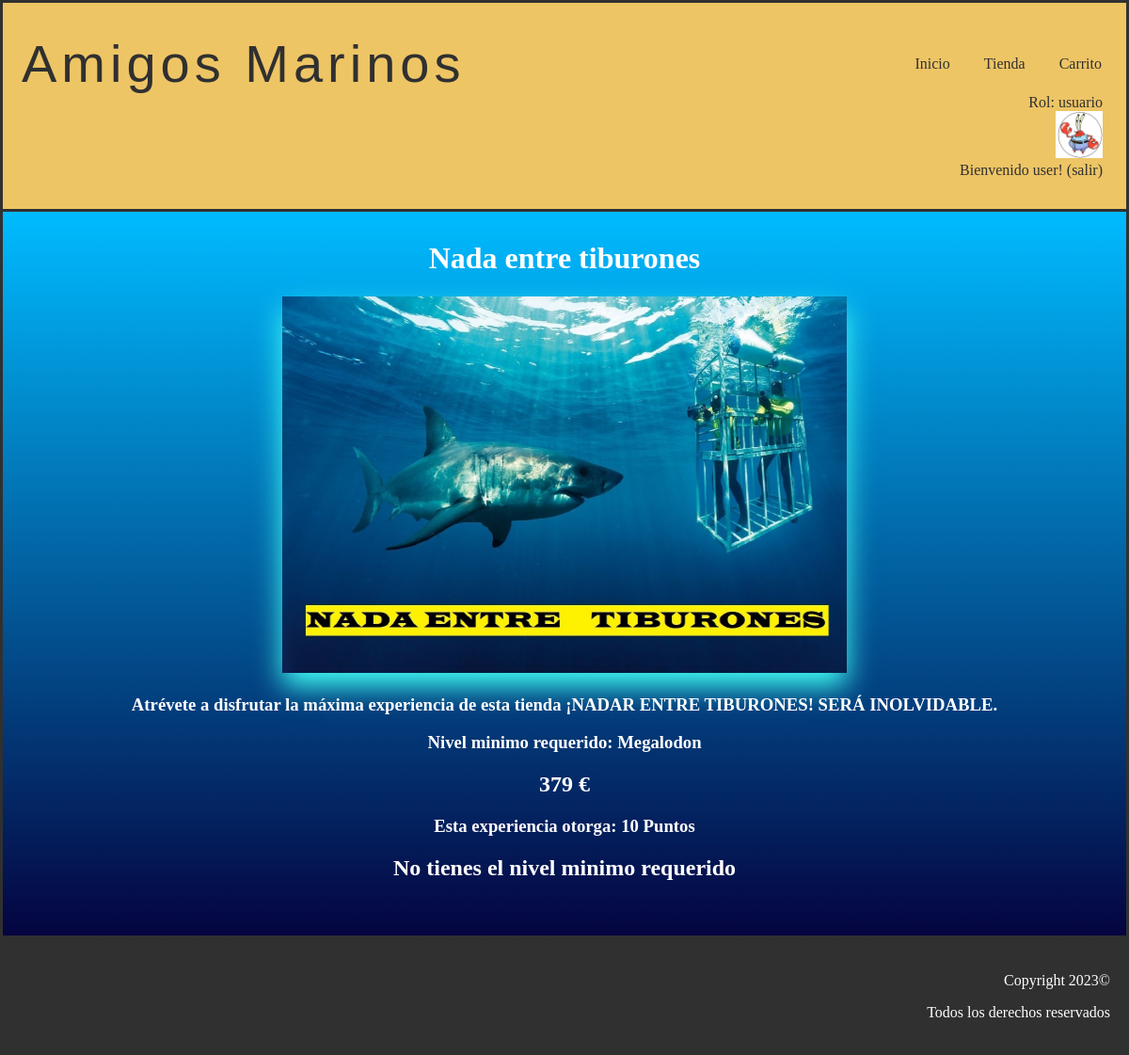
Screenshot of /vistaExperiencia.php?id=4 (signed in) with the database file from the repository.
### tables this page shows
CREATE TABLE IF NOT EXISTS `rol` (
  `numero` int(11) NOT NULL,
  `nombre` varchar(25) NOT NULL
);

CREATE TABLE IF NOT EXISTS `experiencias` (
  `nombre` varchar(25) NOT NULL,
  `id` int(11) NOT NULL,
  `descripcion` text NOT NULL,
  `precio` float NOT NULL,
  `nivelminimo` int(11) NOT NULL,
  `puntos` int(11) NOT NULL,
  `imagen` varchar(50) NOT NULL
);

CREATE TABLE IF NOT EXISTS `nivel` (
  `numero` int(11) NOT NULL,
  `nombre` varchar(25) NOT NULL,
  `minimo` int(11) NOT NULL,
  `maximo` int(11) NOT NULL
);

### includes/Usuario.php (called while the page is built, shortened)
<?php
class Usuario{
    public static function getNombreRol($rol)
    {
        $conn = Aplicacion::getInstance()->getConexionBd();
        $query = sprintf("SELECT nombre FROM rol U WHERE U.numero='%d'", $rol);
        $rs = $conn->query($query);
        $fila=$rs->fetch_assoc();
        return $fila['nombre'];
    }
}
?>

### includes/level.php (called while the page is built, shortened)
<?php
class level{
    public static function getLevel($puntos){
        $conn = Aplicacion::getInstance()->getConexionBd();
        $query = sprintf("SELECT numero FROM nivel U WHERE $puntos<=U.maximo AND $puntos>=U.minimo");
        $rs = $conn->query($query);
        $fila=$rs->fetch_assoc();
        return $fila['numero'];
    }
    public static function getNombre($numero){
        $conn = Aplicacion::getInstance()->getConexionBd();
        $query = sprintf("SELECT nombre FROM nivel U WHERE U.numero=$numero");
        $rs = $conn->query($query);
        $fila=$rs->fetch_assoc();
        return $fila['nombre'];
    }
}
?>

### includes/experiencias.php (called while the page is built, shortened)
<?php
class Experiencia {
    private $nombre;
    private $descripcion;
    private $precio;
    private $nivelminimo;
    private $puntos;
    private $urlImagen;
    private function __construct($id = null , $descripcion, $precio,$nivelminimo, $urlImagen, $nombre,$puntos)
    {
        $this->descripcion = $descripcion;
        $this->nivelminimo = $nivelminimo;
        $this->nombre = $nombre;
        $this->precio = $precio;
        $this->urlImagen = $urlImagen;
        $this->puntos=$puntos;
    }
    public static function buscaPorId($idExperiencia)
    {
        $result = false;
        $conn = Aplicacion::getInstance()->getConexionBd();
        $query = sprintf("SELECT * FROM experiencias WHERE id='%d'", $idExperiencia);
        $rs = $conn->query($query);
        if ($rs) {
            $fila = $rs->fetch_assoc();
            $experiencia = new Experiencia($fila["id"], $fila["descripcion"], $fila["precio"], $fila["nivelminimo"], $fila["imagen"], $fila["nombre"],$fila['puntos']);
            return $experiencia;
        } else {
            error_log("Error BD ({$conn->errno}): {$conn->error}");
        }
        return $result;
    }
    public function getNombre()
    {
        return $this->nombre;
    }
    public function getPuntos()
    {
        return $this->puntos;
    }
    public function getDescripcion(){
        return $this->descripcion;
    }
    public function getImagen(){
        return $this->urlImagen;
    }
    public function getPrecio(){
        return $this->precio;
    }
    public function getNivelMinimo(){
        return $this->nivelminimo;
    }
}
?>

### vistaExperiencia.php (the view, shortened to what this page needs)
<?php
require_once __DIR__.'/includes/experiencias.php';
require_once __DIR__.'/includes/level.php';
require_once './includes/Usuario.php';
?>
<!DOCTYPE html>
<html>
	<head>
		<link href= "./css/style.css" rel="stylesheet" type="text/css">
	</head>
	<body>
		<?php
			require ('./includes/comun/cabecera.php');
		?>
		<div class="container">
		<?php
			$id = $_GET["id"];
			$experiencia = Experiencia::buscaPorId($id);
			echo "<h1>" . $experiencia->getNombre() . "</h1>";
			echo '<img  src="' . $experiencia->getImagen() . ' " id="imgExperiencia" alt="experiencia" >';
			echo "<h3>". $experiencia->getDescripcion() ."</h3>";
			echo "<h3> Nivel minimo requerido: ". ucfirst(level::getNombre($experiencia->getNivelMinimo()))."</h3>";
			echo "<h2>" . $experiencia->getPrecio() . " € </h2>";
			echo "<h3>Esta experiencia otorga: "  . $experiencia->getPuntos() . " Puntos </h3>";
			if (isset($_SESSION["login"]) && ($_SESSION["login"]===true) && (level::getLevel($_SESSION["puntos"])>=$experiencia->getNivelMinimo())){
				?>
				<form method="post">
				<input type="submit" name="submit" value="Comprar"id="botoncompra">
				</form>
				<?php
			}
			else{
				if (isset($_SESSION["login"]) && ($_SESSION["login"]===true) ){
					echo "<h2>No tienes el nivel minimo requerido</h2>";
				}
				else{
					echo "<h2>Debes iniciar sesion para comprar una experiencia</h2>";
				}
			}
		?>
		<br>
		</div>
		<?php
		require('./includes/comun/pie.php');
		?>
	</body>
</html>

### includes/comun/cabecera.php (shortened to what this page needs)
<?php
require_once './includes/level.php';
require_once './includes/Usuario.php';
function reconocerUsuario() {
  if (isset($_SESSION["login"]) && ($_SESSION["login"]===true)){
    echo'Rol: '.Usuario::getNombreRol($_SESSION['rol']);
    $level=level::getLevel($_SESSION["puntos"]);
    if($level == level::cangrejo){
      echo '<form method="post" action="micuenta.php">
      <input type="image" src="./img/cangrejo.jpg" name="boton" width="50" alt="Botón icono cangrejo"  height="50" />
      </form>';
      echo 'Bienvenido ' . $_SESSION['nombre'] . '! ';
      echo '<a href="logout.php">(salir)</a>';
    }
  } else {
    echo '<form method="post" action="login.php">
    <input type="image" src="./img/usuariodesconocido.jpg" name="boton" width="50" alt="Botón para ir a login"  height="50" />
    </form>';
    echo 'Usuario desconocido. ';
    echo '<a href="login.php">Login </a>';
  }
}
?>
<header class ="header">
  <div class="cont logo-nav-cont" >
    <a class="logo">Amigos Marinos</a>
    <nav class="navigation">
      <ul>
        <li><a href="index.php ">Inicio</a></li>
        <li><a href="tienda.php">Tienda</a></li>
        <?php
        if (isset($_SESSION["login"]) && ($_SESSION["login"]===true)){
          ?>
          <li><a href="vistaCarrito.php">Carrito</a></li>
            <?php
        }?>
    </nav>
  </div>
	<div class="login" >
		<?php
		reconocerUsuario();
		?>
	</div>
</header>

### css/style.css (style rules this page uses)
body { color: white; background-color: white; text-align: center; margin: auto; }
.container { background-image: linear-gradient(to bottom,#00bbff, #040440); border: 3px solid #303030; padding-top: 10px; padding-bottom: 20px; }
img { width :50px; height :50px; border :5px; }
.header { background-color: #eec565; color:#303030; border: 3px solid #303030; border-bottom: none; padding:2rem 0; }
.header a { color:#303030; text-decoration:none; }
.logo { letter-spacing: 5px; font-size: 3.5em; font-family:Impact, Haettenschweiler, 'Arial Narrow Bold', sans-serif; margin-left: 20px; }
.logo-nav-cont { display: flex; justify-content: space-between; align-items: center; margin-right: 10px; }
.navigation ul { margin: 0; padding: 0; list-style: none; }
.navigation ul li { display:inline-block; }
.navigation ul li a { display: block; padding: 0.5rem 1rem; transition: all 0.4s linear; border-radius: 5px; }
.login { text-align: right; margin-right: 25px; }
input[type="text"], input[type="email"], input::placeholder, input[type="password"],textarea,input[type="number"],input[type="password"] { background-color: transparent; border: none; font-size: 25px; border-bottom: 2px solid #fff; color: #fff; text-align: center; text-shadow: 2px 2px 4px rgba(0, 0, 0, 0.5); }
#imgExperiencia { width: 600px; height: 400px; box-shadow:0px 14px 28px rgb(65, 255, 245); }

### rows the page displays
rol: nombre "usuario"
experiencias: nombre "Nada entre tiburones", imagen (picture), descripcion "Atrévete a disfrutar la máxima experiencia de esta tienda ¡NADAR ENTRE TIBURONES! SERÁ INOLVIDABLE.", nivelminimo.nombre "Megalodon", precio "379", puntos "10"

### other values shown
$_SESSION['nombre'] "user"
